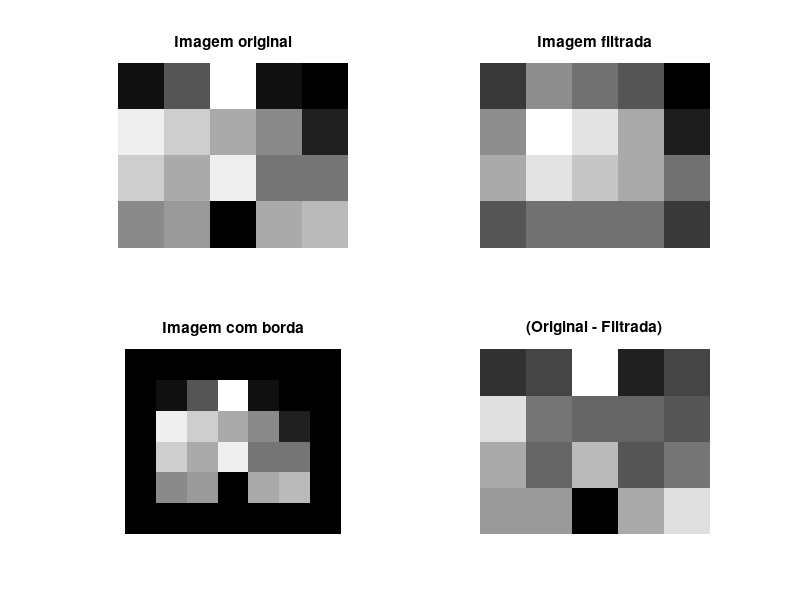

This chart was generated by the following MATLAB code:
# o codigo abaixo funciona apenas para filtro(w) impar e simetrico
close all;
clc;
clear all;

img = [
    [1, 5, 15, 1, 0],
    [14, 12, 10, 8, 2],
    [12, 10, 14, 7, 7],
    [8, 9, 0, 10, 11]
];
[M_img, N_img] = size(img);

# a contruibuicao de valores 0 eh nula
# filtro vizinhaca-8
w = [
    [1, 1, 1],
    [1, 1, 1],
    [1, 1, 1]
];
sum_w = sum(sum(w));
[M_w, N_w] = size(w);
largura_borda = floor(M_w/2);  #apenas filtros simetricos

img_borda = zeros(M_img + largura_borda*2, N_img + largura_borda*2);
img_borda(largura_borda + 1: M_img + largura_borda, largura_borda + 1: N_img + largura_borda) = img(:,:);
[M_img_borda N_img_borda] = size(img_borda);

img_saida = zeros(size(img));

for(i=largura_borda+1: 1 : M_img_borda - largura_borda)
    for(j=largura_borda+1: 1 : N_img_borda - largura_borda)
        soma_intensidade = 0;
        for(t=0: 1: M_w-1)
            for(u=0: 1: N_w-1)
                soma_intensidade += img_borda(i-largura_borda+t, j-largura_borda+u) * w(t+1, u+1);
            endfor
        endfor
        img_saida(i-largura_borda, j-largura_borda) = floor(soma_intensidade / sum_w);
    endfor
endfor

r = 2;
c = 2;
subplot(r, c, 1);
imshow(img, []);
title("Imagem original");
subplot(r, c, 2);
imshow(img_saida, []);
title("Imagem filtrada");
subplot(r, c, 3);
imshow(img_borda, []);
title("Imagem com borda");
subplot(r, c, 4);
imshow(img - img_saida, []);
title("(Original - Filtrada)");
